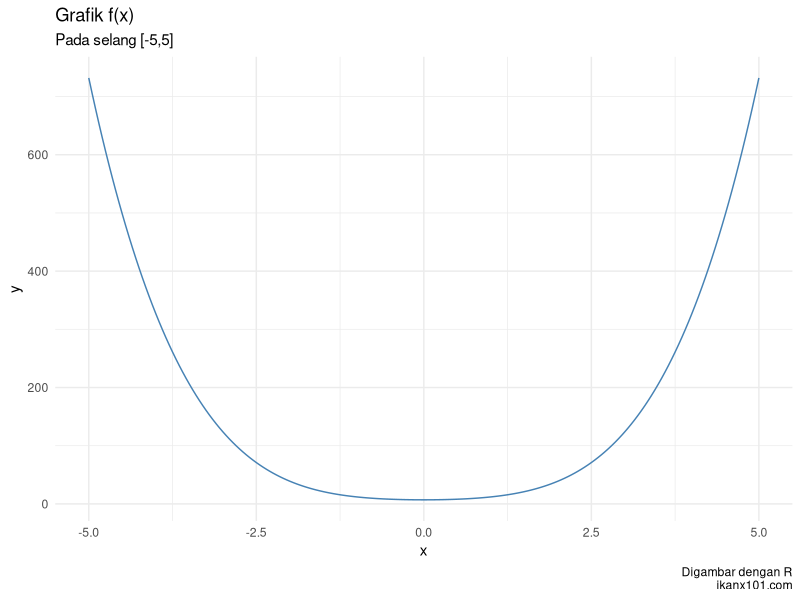
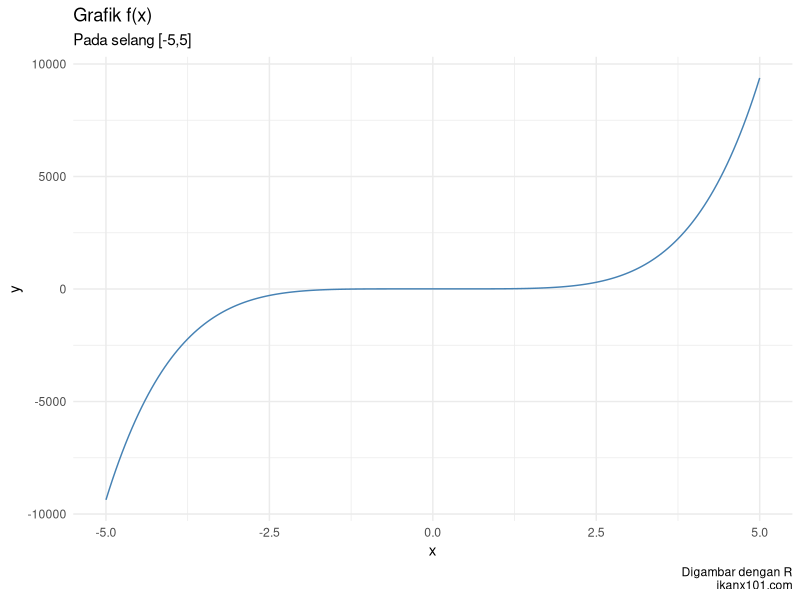
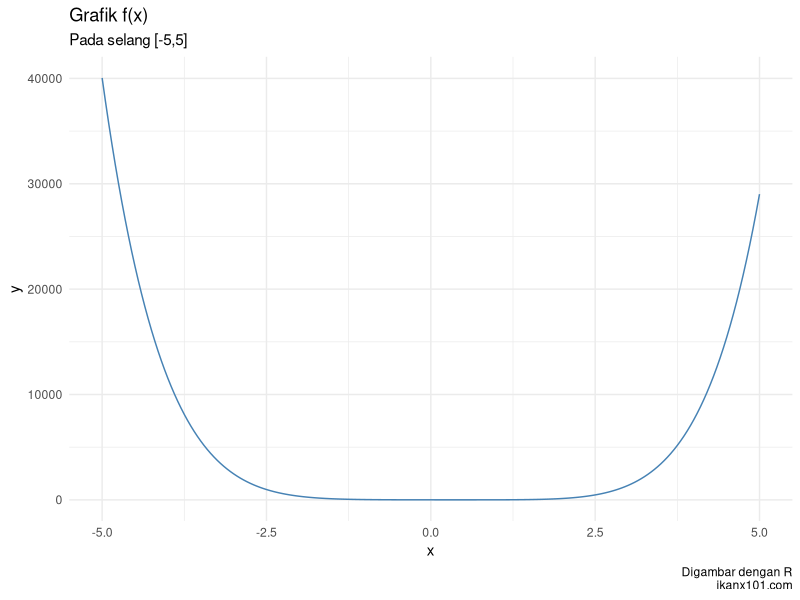

The R script that drew these images, in order:
## ---- chunk 1
knitr::opts_chunk$set(echo = TRUE)
setwd("~/ikanx101 BLOG/_posts/matematika ITB/analisa numerik lanjut/polyroot")
library(dplyr)
library(ggplot2)

rm(list=ls())

gambar_fx = function(f,a,b,delta){
  temp = data.frame(
    x = seq(a,b,by = delta)
  ) %>% 
    mutate(y = f(x)) %>% 
    filter(!is.nan(y))
  subtitle = paste0("Pada selang [",a,",",b,"]")
  caption = "Digambar dengan R\nikanx101.com"
  temp %>% 
    ggplot(aes(x,y)) +
    geom_line(color = "steelblue") +
    theme_minimal() +
    labs(title = "Grafik f(x)",
         subtitle = subtitle,
         caption = caption)
   
}

## ---- chunk 2
f = function(x){x^4 + 4*x^2 + 7}
a = -5
b = 5
delta = .05
gambar_fx(f,a,b,delta)
## ---- chunk 3
fungsi = c(7,0,4,0,1)
polyroot(fungsi)
## ---- chunk 4
f = function(x){3*x^5 + 6}
a = -5
b = 5
delta = .05
gambar_fx(f,a,b,delta)
## ---- chunk 5
fungsi = c(6,0,0,0,0,3)
polyroot(fungsi)
## ---- chunk 6
f = function(x){2*x^6 - 1.5*x^5 + 5*x^4 - 6.5*x^3 + 6*x^2 - 3*x + 4.5}
a = -5
b = 5
delta = .05
gambar_fx(f,a,b,delta)
## ---- chunk 7
fungsi = c(4.5,-3,6,-6.5,5,-1.5,2)
polyroot(fungsi)
